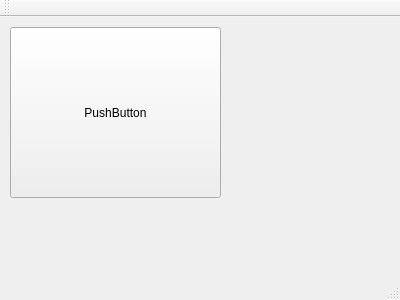
<?xml version="1.0" encoding="UTF-8"?>
<ui version="4.0">
 <class>MainWindow</class>
 <widget class="QMainWindow" name="MainWindow">
  <property name="geometry">
   <rect>
    <x>0</x>
    <y>0</y>
    <width>400</width>
    <height>300</height>
   </rect>
  </property>
  <property name="windowTitle">
   <string>MainWindow</string>
  </property>
  <widget class="QWidget" name="centralWidget">
   <widget class="QPushButton" name="pushButton">
    <property name="geometry">
     <rect>
      <x>10</x>
      <y>10</y>
      <width>211</width>
      <height>171</height>
     </rect>
    </property>
    <property name="text">
     <string>PushButton</string>
    </property>
   </widget>
  </widget>
  <widget class="QMenuBar" name="menuBar">
   <property name="geometry">
    <rect>
     <x>0</x>
     <y>0</y>
     <width>400</width>
     <height>22</height>
    </rect>
   </property>
  </widget>
  <widget class="QToolBar" name="mainToolBar">
   <attribute name="toolBarArea">
    <enum>TopToolBarArea</enum>
   </attribute>
   <attribute name="toolBarBreak">
    <bool>false</bool>
   </attribute>
  </widget>
  <widget class="QStatusBar" name="statusBar"/>
 </widget>
 <layoutdefault spacing="6" margin="11"/>
 <resources/>
 <connections/>
</ui>
